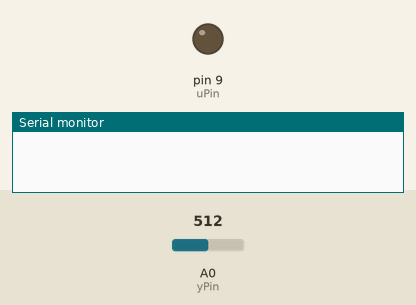
This sketch was run on a simulated Arduino Uno, built with avr-gcc and run on an emulated ATmega328P. Parts: output pins drawn as LEDs (lit = HIGH), the last lines printed to the serial monitor. The inputs (shaded band) are chosen by the test bench; at power-on: A0 (yPin) = 512.

Above: at 0.1 s.
At 20.15 s:
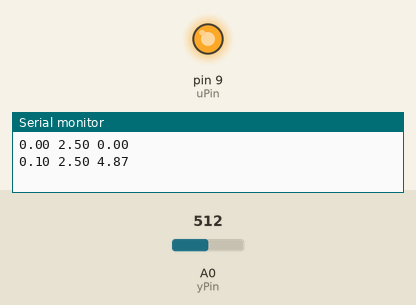
At 21.37 s:
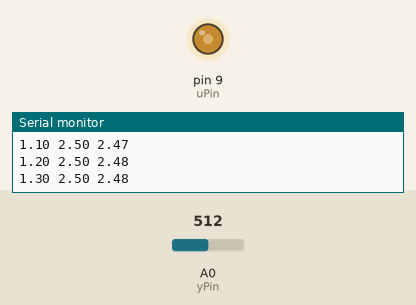
Timing chart, 0 to 23.0 s (numbered marks = the images above):
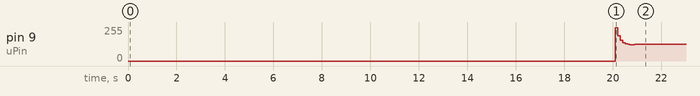

The sketch:

e102_part_8.ino
```cpp
// E102: Digital Control of RC Circuit
// Sebastian Heredia & Alexis Silva
// dheredia@g.hmc.edu & asilva@g.hmc.edu
// May 11, 2026

/////////////// (Part 8) ///////////////

// Pin Settings
const int yPin = A0;      // Analog read pin
const int uPin = 9;       // Analog write pin (PWM)

// Parameter Settings
int currentTime = 0;      // initialize time
const float uin = 2.5;    // 2.5V input

// Initial Values for internal signals
float y = 0;
float u = 0;
float r = 0;
float xhat[2] = {0, 0};             // 1x2 Matrix
float xhat_next[2] = {0, 0};

// DISCRETE: State-Space matrices. Float for precision (could use double)

float Ad[2][2] = {{0.9512, 0.0442}, {0, 0.8187}};   // 2x2 Matrix
float Bd[2] = {0.0046, 0.1813};                     // 1x2 Matrix
float Cd[2] = {1.0, 0.0};
// Recall: Dd = 0

/*
// For Q_100_1
float K[2] = {6.5014, 1.2697};      // 1x2 Matrix
float L[2] = {0.6651, 2.5080};      // 1x2 Matrix
float Kr = 8.7711;
*/
/*
// For Q_500_1
float K[2] = {14.6029, 2.0664};      // 1x2 Matrix
float L[2] = {0.9747, 5.7467};
float Kr = 17.6693;
*/

// For Q_10_1
float K[2] = {1.6059, 0.6256};      // 1x2 Matrix
float L[2] = {0.4057, 0.2868};
float Kr = 3.2315;

/////////////// MAIN CODE ///////////////

void setup() {
  analogWrite(uPin, 0);    // Set LOW initially
  Serial.begin(9600);
  delay(20000);            // Allow time for CoolTerm + capacitors to decharge
}

void loop() {

  // Allow CoolTerm to settle before logging
  if (currentTime > 0) r = uin;     // Additional settling block, hold 0 until 10sec then send 2.5V
  else r = 0;

  // READ PHYSICAL CIRCUIT OUTPUT
  int sensorVal = analogRead(yPin);
  y = sensorVal * (5.0 / 1023.0);    // Convert to volts

  /////////////// OBSERVER Block ///////////////
  // y_hat
  float yhat = Cd[0] * xhat[0] + Cd[1] * xhat[1];

  // Next state logic. Recall: x[n+1] = Ad*x[n] + Bd*u[n] + L*(y[n] - yhat[n])
  // Error difference junction
  float error = y - yhat;

  // Large summing block before Unit Delay
  xhat_next[0] = Ad[0][0]*xhat[0] + Ad[0][1]*xhat[1] + Bd[0]*u + L[0]*error;
  xhat_next[1] = Ad[1][0]*xhat[0] + Ad[1][1]*xhat[1] + Bd[1]*u + L[1]*error;

  // DT Unit Delay block (1/z)
  xhat[0] = xhat_next[0];
  xhat[1] = xhat_next[1];
  // xhat must be defined for full system loop, Observer code must be before full system

  /////////////// FULL SYSTEM ///////////////
  // Control Input. Recall: u[n] = (Kr*r) - (K*xhat)
  u = (Kr*r) - (K[0]*xhat[0] + K[1]*xhat[1]);

  // Note: Zero-order hold is accounted for by sampling time! delay(100) = 0.1sec

  // Saturation block (0V to 5V)
  if (u > 5.0) u = 5.0; // Max value
  if (u < 0.0) u = 0.0; // Min value

  // Note: Plant is accounted for in the physical circuit
  // The state space plant in the simulation is representative of the physical circuit

  // WRITE CIRCUIT INPUT
  int uVal = u * (255.0 / 5.0);       // For VDD = 5V
  analogWrite(uPin, uVal);            // (Pin, Duty Cycle % from 0-255)

  // print the results to the serial monitor:
  Serial.print(currentTime * 0.1);    // Time [sec]
  Serial.print (" ");
  Serial.print (y);                   // Measured output y(t)
  Serial.print (" ");
  Serial.println (u);                 // Control effort u(t)

  //Serial.print (" ");
  //Serial.println (p);

  currentTime++;
  // if (currentTime == 3 * 0.1) Serial.print ("FLAG");
  // WAIT FOR NEXT SAMPLE
  delay(100); //sample frequency 10Hz = 1/0.1sec
}
```

Measured:
- by itself, pin 9 (uPin): 0/255 → 248/255 at 20.1 s, → 188/255 0.10 s later, → 155/255 0.10 s later, → 136/255 0.10 s later, … (11 changes in this stretch)
